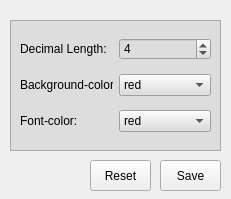
<?xml version="1.0" encoding="UTF-8"?>
<ui version="4.0">
 <class>MainWindow</class>
 <widget class="QMainWindow" name="MainWindow">
  <property name="geometry">
   <rect>
    <x>0</x>
    <y>0</y>
    <width>231</width>
    <height>199</height>
   </rect>
  </property>
  <property name="windowTitle">
   <string>MainWindow</string>
  </property>
  <widget class="QWidget" name="centralwidget">
   <widget class="QFrame" name="frame">
    <property name="geometry">
     <rect>
      <x>10</x>
      <y>20</y>
      <width>211</width>
      <height>131</height>
     </rect>
    </property>
    <property name="styleSheet">
     <string notr="true">background:#ddd</string>
    </property>
    <property name="frameShape">
     <enum>QFrame::StyledPanel</enum>
    </property>
    <property name="frameShadow">
     <enum>QFrame::Raised</enum>
    </property>
    <layout class="QGridLayout" name="gridLayout">
     <item row="0" column="0">
      <widget class="QLabel" name="label">
       <property name="text">
        <string>Decimal Length:</string>
       </property>
      </widget>
     </item>
     <item row="0" column="1">
      <widget class="QSpinBox" name="spinBoxDecimal">
       <property name="maximum">
        <number>20</number>
       </property>
       <property name="value">
        <number>4</number>
       </property>
      </widget>
     </item>
     <item row="1" column="0">
      <widget class="QLabel" name="label_2">
       <property name="text">
        <string>Background-color:</string>
       </property>
      </widget>
     </item>
     <item row="1" column="1">
      <widget class="QComboBox" name="comboBoxBgColor">
       <property name="currentIndex">
        <number>0</number>
       </property>
       <item>
        <property name="text">
         <string>red</string>
        </property>
       </item>
       <item>
        <property name="text">
         <string>white</string>
        </property>
       </item>
       <item>
        <property name="text">
         <string>black</string>
        </property>
       </item>
       <item>
        <property name="text">
         <string>blue</string>
        </property>
       </item>
       <item>
        <property name="text">
         <string>green</string>
        </property>
       </item>
       <item>
        <property name="text">
         <string>yellow</string>
        </property>
       </item>
       <item>
        <property name="text">
         <string>orange</string>
        </property>
       </item>
       <item>
        <property name="text">
         <string>gray</string>
        </property>
       </item>
       <item>
        <property name="text">
         <string>pink</string>
        </property>
       </item>
       <item>
        <property name="text">
         <string>purple</string>
        </property>
       </item>
       <item>
        <property name="text">
         <string>lime</string>
        </property>
       </item>
       <item>
        <property name="text">
         <string>dodgerblue</string>
        </property>
       </item>
       <item>
        <property name="text">
         <string>limegreen</string>
        </property>
       </item>
       <item>
        <property name="text">
         <string>darkred</string>
        </property>
       </item>
      </widget>
     </item>
     <item row="2" column="0">
      <widget class="QLabel" name="label_3">
       <property name="text">
        <string>Font-color:</string>
       </property>
       <property name="textFormat">
        <enum>Qt::AutoText</enum>
       </property>
      </widget>
     </item>
     <item row="2" column="1">
      <widget class="QComboBox" name="comboBoxFtColor">
       <property name="currentIndex">
        <number>0</number>
       </property>
       <item>
        <property name="text">
         <string>red</string>
        </property>
       </item>
       <item>
        <property name="text">
         <string>white</string>
        </property>
       </item>
       <item>
        <property name="text">
         <string>black</string>
        </property>
       </item>
       <item>
        <property name="text">
         <string>blue</string>
        </property>
       </item>
       <item>
        <property name="text">
         <string>green</string>
        </property>
       </item>
       <item>
        <property name="text">
         <string>yellow</string>
        </property>
       </item>
       <item>
        <property name="text">
         <string>orange</string>
        </property>
       </item>
       <item>
        <property name="text">
         <string>gray</string>
        </property>
       </item>
       <item>
        <property name="text">
         <string>pink</string>
        </property>
       </item>
       <item>
        <property name="text">
         <string>purple</string>
        </property>
       </item>
       <item>
        <property name="text">
         <string>lime</string>
        </property>
       </item>
       <item>
        <property name="text">
         <string>dodgerblue</string>
        </property>
       </item>
       <item>
        <property name="text">
         <string>limegreen</string>
        </property>
       </item>
       <item>
        <property name="text">
         <string>darkred</string>
        </property>
       </item>
      </widget>
     </item>
    </layout>
   </widget>
   <widget class="QPushButton" name="pushButtonSave">
    <property name="geometry">
     <rect>
      <x>160</x>
      <y>160</y>
      <width>61</width>
      <height>31</height>
     </rect>
    </property>
    <property name="text">
     <string>Save</string>
    </property>
   </widget>
   <widget class="QPushButton" name="pushButtonReset">
    <property name="geometry">
     <rect>
      <x>90</x>
      <y>160</y>
      <width>61</width>
      <height>31</height>
     </rect>
    </property>
    <property name="text">
     <string>Reset</string>
    </property>
   </widget>
  </widget>
 </widget>
 <resources/>
 <connections/>
</ui>
